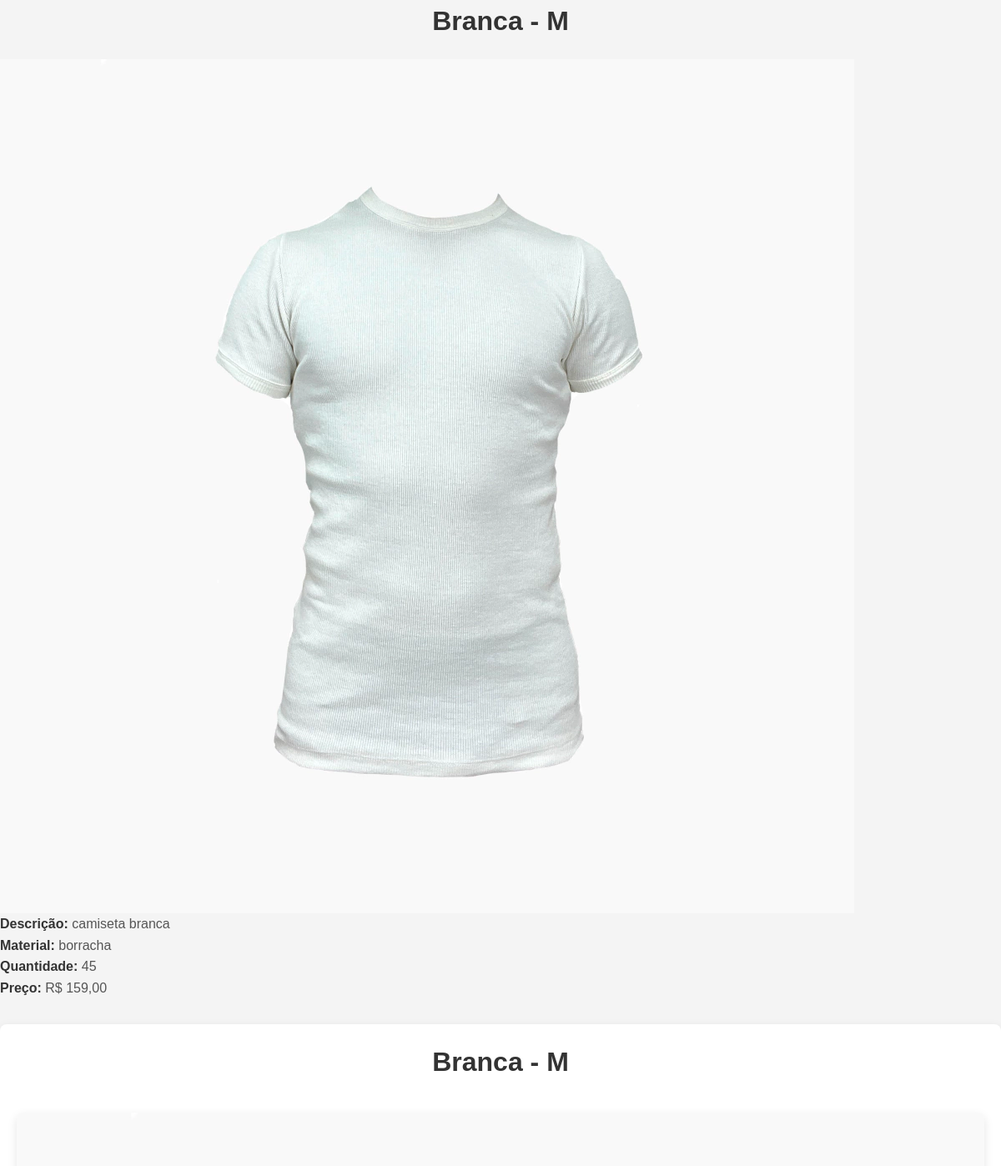
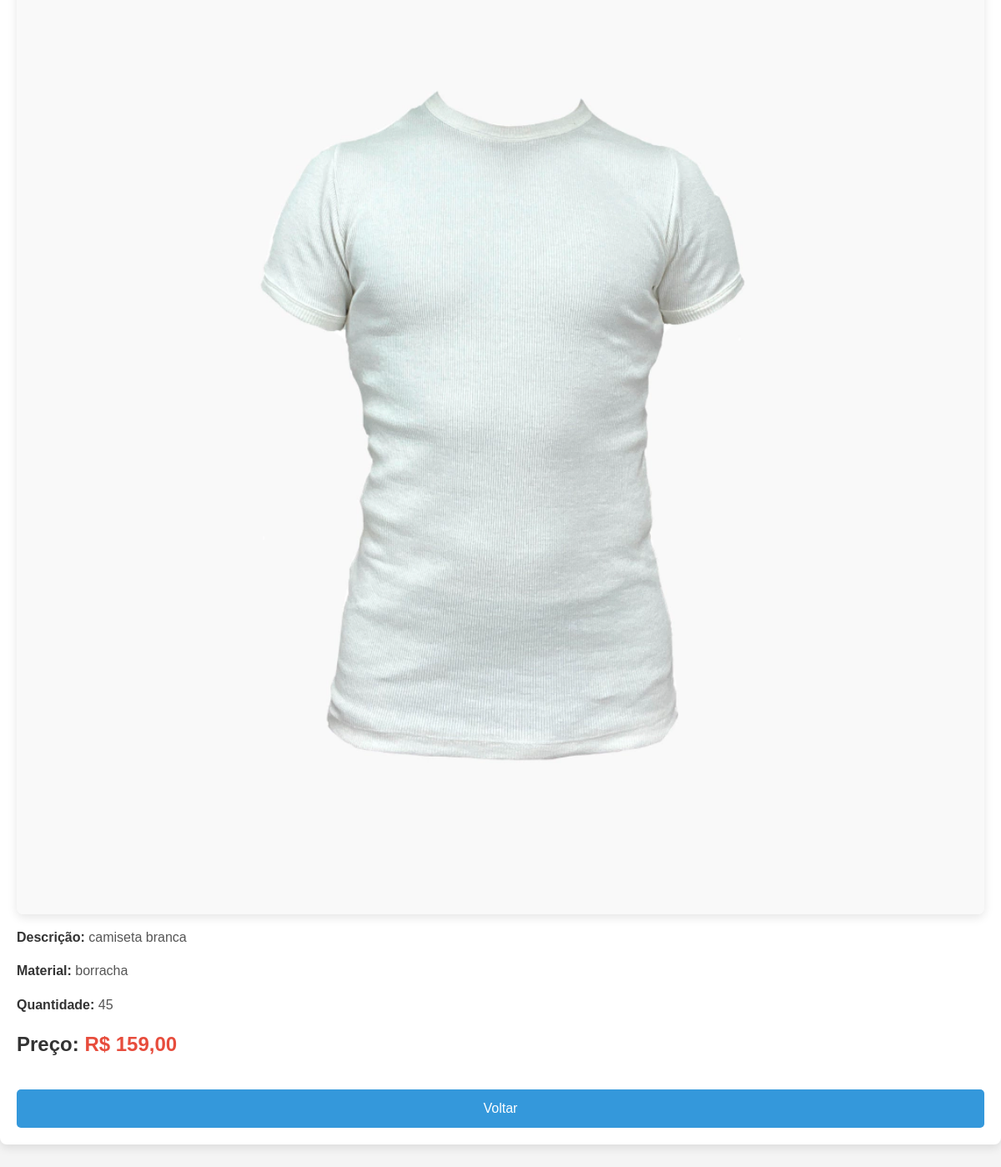
Screenshot of /produto.php?id=4 with the database file from the repository (2 pictures, top to bottom).
### tables this page shows
CREATE TABLE `camisetas` (
  `id` int(11) NOT NULL,
  `cor` varchar(50) NOT NULL,
  `tamanho` varchar(10) NOT NULL,
  `quantidade` int(11) NOT NULL,
  `valor` decimal(10,2) NOT NULL,
  `descricao` text NOT NULL,
  `material` varchar(100) NOT NULL,
  `imagem` varchar(255) NOT NULL
);

### produto.php (the view, shortened to what this page needs)
<?php
if (isset($_GET['id'])) {
   include_once('config.php');
    $productId = intval($_GET['id']);
    $sql = "SELECT * FROM camisetas WHERE id = $productId";
    $result = $conexao->query($sql);
    if ($result->num_rows > 0) {
        $product = $result->fetch_assoc();
        echo "<h1>" . htmlspecialchars($product['cor']) . " - " . htmlspecialchars($product['tamanho']) . "</h1>";
        echo "<img src='" . htmlspecialchars($product['imagem']) . "' alt='Imagem do produto'>";
        echo "<p><strong>Descrição:</strong> " . nl2br(htmlspecialchars($product['descricao'])) . "</p>";
        echo "<p><strong>Material:</strong> " . htmlspecialchars($product['material']) . "</p>";
        echo "<p><strong>Quantidade:</strong> " . htmlspecialchars($product['quantidade']) . "</p>";
        echo "<p><strong>Preço:</strong> R$ " . number_format($product['valor'], 2, ',', '.') . "</p>";
    } else {
        echo "<p>Produto não encontrado.</p>";
    }
} else {
    echo "<p>ID de produto não fornecido.</p>";
}
?>
<!DOCTYPE html>
<html lang="pt-br">
<head>
</head>
<body>
<div class="container">
    <div class="product-details">
        <h1><?php echo htmlspecialchars($product['cor']) . " - " . htmlspecialchars($product['tamanho']); ?></h1>
        <img src="<?php echo htmlspecialchars($product['imagem']); ?>" alt="Imagem do produto" class="product-image">
        <p><strong>Descrição:</strong> <?php echo nl2br(htmlspecialchars($product['descricao'])); ?></p>
        <p><strong>Material:</strong> <?php echo htmlspecialchars($product['material']); ?></p>
        <p><strong>Quantidade:</strong> <?php echo htmlspecialchars($product['quantidade']); ?></p>
        <p class="product-price"><strong>Preço:</strong> R$ <?php echo number_format($product['valor'], 2, ',', '.'); ?></p>
        <a href="listacamisetas.php" class="back-button">Voltar</a>
    </div>
</div>
</body>
</html>

### produto.php (style rules this page uses)
* { margin: 0; padding: 0; box-sizing: border-box; }
body { font-family: 'Arial', sans-serif; background-color: #f4f4f4; color: #333; line-height: 1.6; margin: 0; padding: 0; }
.container { max-width: 1200px; margin: 30px auto; padding: 20px; background-color: #fff; border-radius: 8px; box-shadow: 0 4px 12px rgba(0, 0, 0, 0.1); display: flex; flex-wrap: wrap; gap: 20px; }
h1 { font-size: 2rem; color: #333; margin-bottom: 20px; text-align: center; }
.product-image { max-width: 100%; height: auto; border-radius: 8px; box-shadow: 0 4px 12px rgba(0, 0, 0, 0.1); }
.product-details { flex: 1; display: flex; flex-direction: column; gap: 15px; }
p { font-size: 1rem; color: #555; }
strong { font-weight: bold; color: #333; }
.product-price { font-size: 1.5rem; color: #e74c3c; font-weight: bold; }
.back-button { text-decoration: none; display: inline-block; background-color: #3498db; color: white; padding: 10px 20px; border-radius: 5px; text-align: center; font-size: 1rem; margin-top: 20px; transition: background-color 0.3s; }

### rows the page displays
camisetas: cor "Branca", tamanho "M", imagem (picture), descricao "camiseta branca", material "borracha", quantidade "45", valor "159,00"
